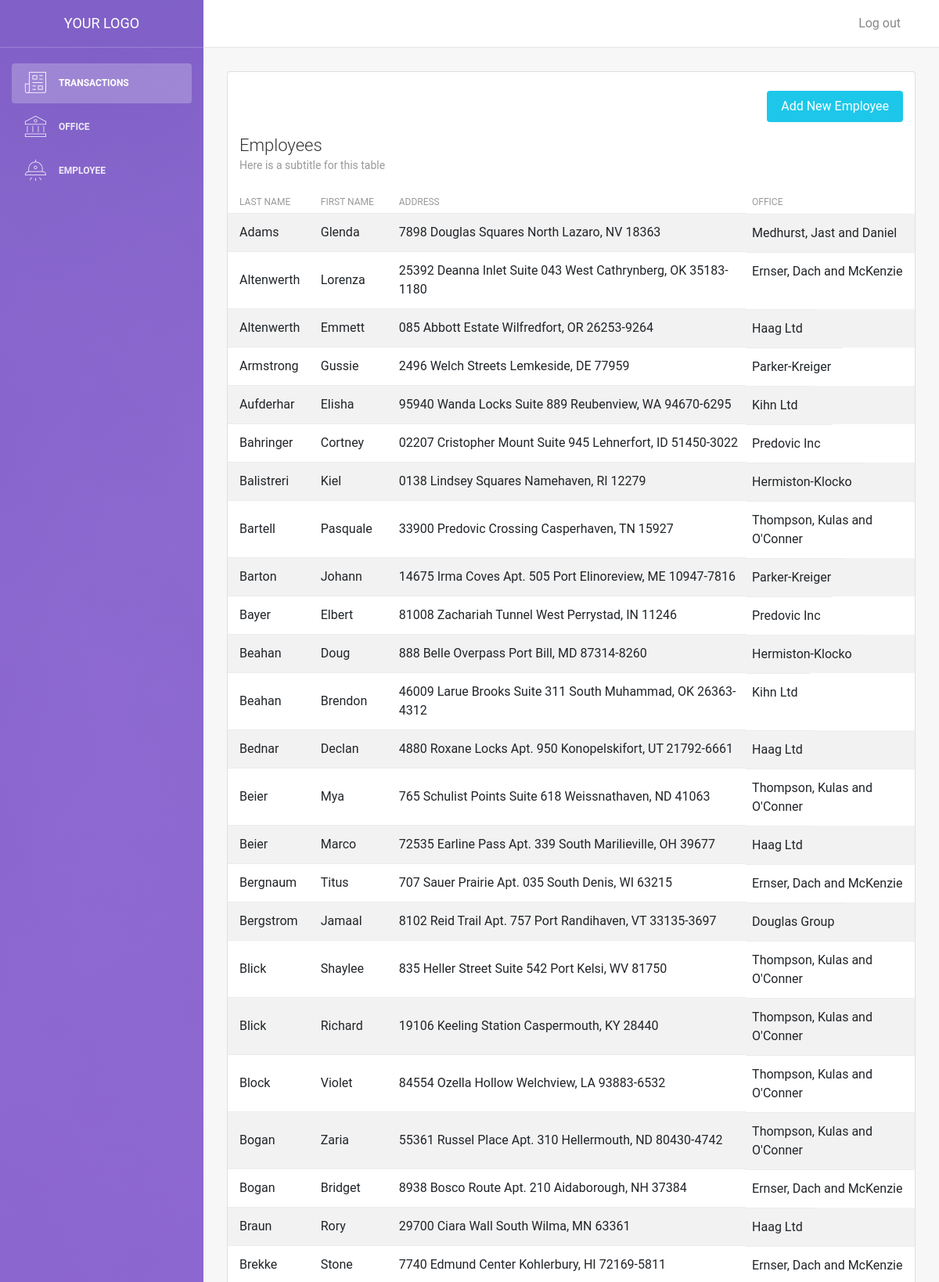
Page /employee.php (upper part) on the committed database.
### tables this page shows
CREATE TABLE `employee` (
  `id` int(11) NOT NULL,
  `lastname` varchar(45) NOT NULL,
  `firstname` varchar(45) NOT NULL,
  `office_id` int(11) NOT NULL,
  `address` varchar(100) DEFAULT NULL
);

CREATE TABLE `office` (
  `id` int(11) NOT NULL,
  `name` varchar(45) NOT NULL,
  `contactnum` varchar(45) DEFAULT NULL,
  `email` varchar(45) DEFAULT NULL,
  `address` text DEFAULT NULL,
  `city` varchar(45) DEFAULT NULL,
  `country` varchar(45) DEFAULT NULL,
  `postal` int(11) DEFAULT NULL
);

### employee.php (the view, shortened to what this page needs)
<!DOCTYPE html>
<html lang="en">
<head>
    <link rel="stylesheet" href="https://maxcdn.bootstrapcdn.com/font-awesome/latest/css/font-awesome.min.css" />
    <link href="assets/css/bootstrap.min.css" rel="stylesheet" />
    <link href="assets/css/light-bootstrap-dashboard.css?v=2.0.0 " rel="stylesheet" />
    <link href="assets/css/demo.css" rel="stylesheet" />
</head>
<body>
<?php
    require('config/db.php');
    $query = 'SELECT employee.lastname, employee.firstname, employee.address, office.name as office_name FROM employee, office WHERE employee.office_id = office.id ORDER BY employee.lastname';
    $result = mysqli_query($conn, $query);
    $employees = mysqli_fetch_all($result, MYSQLI_ASSOC);
?>
    <div class="wrapper">
        <div class="sidebar" data-image="../assets/img/sidebar-5.jpg">
            <div class="sidebar-wrapper">
            <?php include('includes/sidebar.php'); ?>
            </div>
        </div>
        <div class="main-panel">
        <?php include('includes/navbar.php'); ?>
            <div class="content">
                <div class="container-fluid">
                    <div class="row">
                        <div class="col-md-12">
                            <div class="card strpied-tabled-with-hover">
                            <br/>
                                <div class = "col-md-12">
                                    <a href="/employee-add.php">
                                        <button type="submit" class="btn btn-info btn-fill pull-right">Add New Employee</button>
                                    </a>
                                </div>
                            <div class="card-header ">
                                    <h4 class="card-title">Employees</h4>
                                    <p class="card-category">Here is a subtitle for this table</p>
                                </div>
                                <div class="card-body table-full-width table-responsive">
                                    <table class="table table-hover table-striped">
                                        <thead>
                                            <th>Last Name</th>
                                            <th>First Name</th>
                                            <th>Address</th>
                                            <th>Office</th>
                                        </thead>
                                        <tbody>
                                            <?php foreach($employees as $employee) : ?>
                                            <tr>
                                                <td><?php echo $employee['lastname']; ?></td>
                                                <td><?php echo $employee['firstname']; ?></td>
                                                <td><?php echo $employee['address']; ?></td>
                                                <td><?php echo $employee['office_name']; ?></td>
                                            </tr>
                                            <?php endforeach ?>
                                        </tbody>
                                    </table>
                                </div>
                            </div>
                        </div>
                    </div>
                </div>
            </div>
        </div>
    </div>
</body>
</html>

### includes/sidebar.php (shortened to what this page needs)
<div class="logo">
                    <a href="javascript:;" class="simple-text">
                      Your Logo
                    </a>
                </div>
                <ul class="nav">
                    <li class="nav-item active">
                        <a class="nav-link" href="transaction.php">
                            <i class="nc-icon nc-icon nc-paper-2"></i>
                            <p>Transactions</p>
                        </a>
                    </li>
                    <li>
                        <a class="nav-link" href="office.php">
                            <i class="nc-icon nc-bank"></i>
                            <p>Office</p>
                        </a>
                    </li>
                    <li>
                        <a class="nav-link" href="employee.php ">
                            <i class="nc-icon nc-alien-33"></i>
                            <p>Employee</p>
                        </a>
                    </li>
                </ul>

### includes/navbar.php
<nav class="navbar navbar-expand-lg " color-on-scroll="500">
                <div class="container-fluid">
                    <div class="collapse navbar-collapse justify-content-end" id="navigation">
                        <ul class="navbar-nav ml-auto">
                            <li class="nav-item">
                                <a class="nav-link" href="#pablo">
                                    <span class="no-icon">Log out</span>
                                </a>
                            </li>
                        </ul>
                    </div>
                </div>
            </nav>

### rows in the picture
employee: lastname "Adams", firstname "Glenda", address "7898 Douglas Squares North Lazaro, NV 18363", office.name "Medhurst, Jast and Daniel"
employee: lastname "Altenwerth", firstname "Lorenza", address "25392 Deanna Inlet Suite 043 West Cathrynberg, OK 35183-1180", office.name "Ernser, Dach and McKenzie"
employee: lastname "Altenwerth", firstname "Emmett", address "085 Abbott Estate Wilfredfort, OR 26253-9264", office.name "Haag Ltd"
employee: lastname "Armstrong", firstname "Gussie", address "2496 Welch Streets Lemkeside, DE 77959", office.name "Parker-Kreiger"
employee: lastname "Aufderhar", firstname "Elisha", address "95940 Wanda Locks Suite 889 Reubenview, WA 94670-6295", office.name "Kihn Ltd"
employee: lastname "Bahringer", firstname "Cortney", address "02207 Cristopher Mount Suite 945 Lehnerfort, ID 51450-3022", office.name "Predovic Inc"
employee: lastname "Balistreri", firstname "Kiel", address "0138 Lindsey Squares Namehaven, RI 12279", office.name "Hermiston-Klocko"
employee: lastname "Bartell", firstname "Pasquale", address "33900 Predovic Crossing Casperhaven, TN 15927", office.name "Thompson, Kulas and O'Conner"
employee: lastname "Barton", firstname "Johann", address "14675 Irma Coves Apt. 505 Port Elinoreview, ME 10947-7816", office.name "Parker-Kreiger"
employee: lastname "Bayer", firstname "Elbert", address "81008 Zachariah Tunnel West Perrystad, IN 11246", office.name "Predovic Inc"
employee: lastname "Beahan", firstname "Doug", address "888 Belle Overpass Port Bill, MD 87314-8260", office.name "Hermiston-Klocko"
employee: lastname "Beahan", firstname "Brendon", address "46009 Larue Brooks Suite 311 South Muhammad, OK 26363-4312", office.name "Kihn Ltd"
employee: lastname "Bednar", firstname "Declan", address "4880 Roxane Locks Apt. 950 Konopelskifort, UT 21792-6661", office.name "Haag Ltd"
employee: lastname "Beier", firstname "Mya", address "765 Schulist Points Suite 618 Weissnathaven, ND 41063", office.name "Thompson, Kulas and O'Conner"
employee: lastname "Beier", firstname "Marco", address "72535 Earline Pass Apt. 339 South Marilieville, OH 39677", office.name "Haag Ltd"
employee: lastname "Bergnaum", firstname "Titus", address "707 Sauer Prairie Apt. 035 South Denis, WI 63215", office.name "Ernser, Dach and McKenzie"
employee: lastname "Bergstrom", firstname "Jamaal", address "8102 Reid Trail Apt. 757 Port Randihaven, VT 33135-3697", office.name "Douglas Group"
employee: lastname "Blick", firstname "Shaylee", address "835 Heller Street Suite 542 Port Kelsi, WV 81750", office.name "Thompson, Kulas and O'Conner"
employee: lastname "Blick", firstname "Richard", address "19106 Keeling Station Caspermouth, KY 28440", office.name "Thompson, Kulas and O'Conner"
employee: lastname "Block", firstname "Violet", address "84554 Ozella Hollow Welchview, LA 93883-6532", office.name "Thompson, Kulas and O'Conner"
employee: lastname "Bogan", firstname "Zaria", address "55361 Russel Place Apt. 310 Hellermouth, ND 80430-4742", office.name "Thompson, Kulas and O'Conner"
employee: lastname "Bogan", firstname "Bridget", address "8938 Bosco Route Apt. 210 Aidaborough, NH 37384", office.name "Ernser, Dach and McKenzie"
employee: lastname "Braun", firstname "Rory", address "29700 Ciara Wall South Wilma, MN 63361", office.name "Haag Ltd"
employee: lastname "Brekke", firstname "Stone", address "7740 Edmund Center Kohlerbury, HI 72169-5811", office.name "Ernser, Dach and McKenzie"
